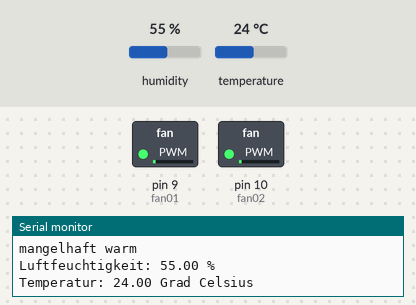
A sketch run on a simulated Arduino Uno, built with avr-gcc and run on an emulated ATmega328P. On the bench: switched loads named in the sketch (green lamp = pin HIGH), the last lines printed to the serial monitor. The inputs (shaded band) are chosen by the test bench; at power-on: temperature 24 °C, humidity 55 %.

Above: at 3.3 s.
3.4 s: temperature set to 29.5 °C
At 6.8 s:
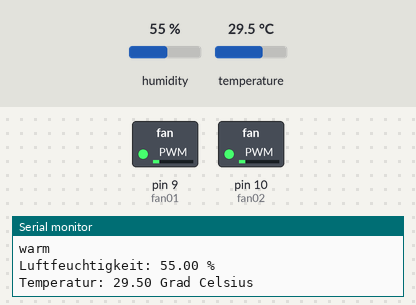
9.5 s: temperature set to 30.7 °C
At 13.3 s:
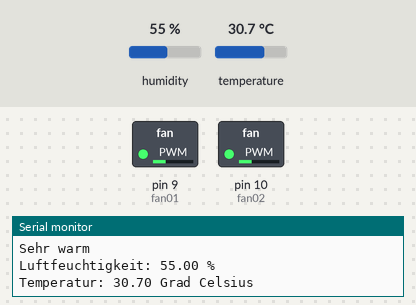
14.0 s: temperature set to 24 °C
At 16.9 s:
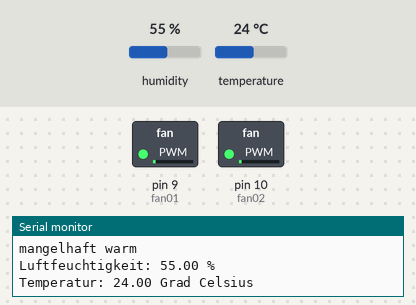
18.0 s: temperature set to 33 °C
At 20.9 s:
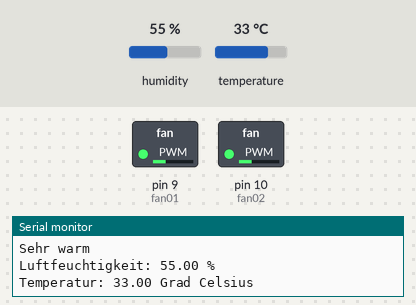
Timing chart, 0 to 22.4 s (numbered marks = the images above; inputs shaded):
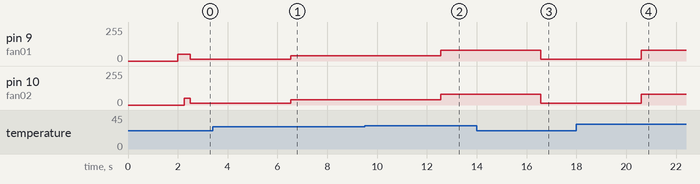

The sketch:

arduino-temperature-controlled-fan.ino
```cpp
/*
   MOSFET: IRFZ44N

   Temperatursensor: DHT22 (Temperatur- und Luftfeuchtigkeitssensor)

   Lüfter:
   Artic F12
   Startimpuls PWM 40
   Minimum PWM 10
*/

//*********************************************************************************************************************

#include "DHT.h"            //DHT Bibliothek hinzufügen

#define DHTPIN 2            // Der Sensor hängt am Arduino am digital Pin2
#define DHTTYPE DHT22       // Es handelt sich um den DHT22 mit Temperatur- und Luftfeuchtigkeitsensor
DHT dht(DHTPIN, DHTTYPE);   // sprechen wir den Sensor doch einfach immer mit "dht" an...

const int fan01 = 9;       // Der Ventilator Nummer 1 ist am Arduino am digitalen Pin9 (PWM) angeschlossen (via MOSFET)
const int fan02 = 10;        // Der Ventilator Nummer 2 ist am Arduino am digitalen Pin10 (PWM) angeschlossen (via MOSFET)
float Temperatur;           // Globale Variale für die Temperatur
float Luftfeuchtigkeit;     // Globale Variable für die Luftfeuchtigkeit
bool fanStartImpulsOn = false; // Prüfvariable, ob ich dem Lüfter schon einen kleinen Schubs gegeben habe...

//*********************************************************************************************************************

void setup() {
  Serial.begin(9600);     //Serielle Verbindung starten (zur Ausgabe im seriellen Monitor)
  dht.begin();            //DHT Sensor starten

  TCCR1B = TCCR1B & 0b11111000 | 0x01; // Setzt Timer1 (Pin 9 und 10) auf 31300Hz (0x01 kein Pfeifen - 0x03 default)
  pinMode(fan01, OUTPUT); // set pin to output
  pinMode(fan02, OUTPUT); // set pin to output
}

//*********************************************************************************************************************

void loop() {

  temperaturMessung();      // Messen der Temperatur
  delay(2000);              // Intervall der Temperaturmessung


  // Steuerung der Lüftergeschwindigkeit basierend auf der Temperaturauswertung

  if (Temperatur >= 30) {
    fanSpeed(fan01, 80);
    fanSpeed(fan02, 80);
    Serial.println("Sehr warm");
    Serial.println("");
  }
  else if (Temperatur >= 29) {
    fanSpeed(fan01, 40);
    fanSpeed(fan02, 40);
    Serial.println("warm");
    Serial.println("");
  }
  else if (Temperatur >= 27) {
    fanSpeed(fan01, 30);
    fanSpeed(fan02, 30);
    Serial.println("befriedigend warm");
    Serial.println("");
  }
  else if (Temperatur >= 25) {
    fanSpeed(fan01, 20);
    fanSpeed(fan02, 20);
    Serial.println("ausreichend warm");
    Serial.println("");
  }
  else if (Temperatur >= 23) {
    fanSpeed(fan01, 15);
    fanSpeed(fan02, 15);
    Serial.println("mangelhaft warm");
    Serial.println("");
  }
  else {
    fanSpeed(fan01, 0);
    fanSpeed(fan02, 0);
    Serial.println("ungenügend warm");
    Serial.println("");
    fanStartImpulsOn = false;
  }
}

void fanStartImpuls(byte fan) {   /* Kurzer Impuls, um dem Motor einen Startimpuls zu geben */
  analogWrite(fan, 50);
  delay(250);
  fanStartImpulsOn = true;
}

void fanSpeed(byte fan, byte setFanSpeed) { /* Übergabe von Werten, mit welcher Geschwindigkeit der Lüfter drehen soll*/
  if (setFanSpeed > 0 && fanStartImpulsOn == false) {
    fanStartImpuls(fan01);
    fanStartImpuls(fan02);
  }
  analogWrite(fan, setFanSpeed);
}

void temperaturMessung() {
  Luftfeuchtigkeit = dht.readHumidity(); //die Luftfeuchtigkeit auslesen und unter „Luftfeutchtigkeit“ speichern
  Temperatur = dht.readTemperature();//die Temperatur auslesen und unter „Temperatur“ speichern
  Serial.print("Luftfeuchtigkeit: "); //Im seriellen Monitor den Text und
  Serial.print(Luftfeuchtigkeit); //die Dazugehörigen Werte anzeigen
  Serial.println(" %");
  Serial.print("Temperatur: ");
  Serial.print(Temperatur);
  Serial.println(" Grad Celsius");
}
```

Measured:
- after the input at 3.4 s, pin 9 (fan01), pin 10 (fan02): 15/255 → 40/255 after 3.1 s
- after the input at 9.5 s, pin 9 (fan01), pin 10 (fan02): 40/255 → 80/255 after 3.1 s
- after the input at 14.0 s, pin 9 (fan01), pin 10 (fan02): 80/255 → 15/255 after 2.6 s
- after the input at 18.0 s, pin 9 (fan01), pin 10 (fan02): 15/255 → 80/255 after 2.6 s
